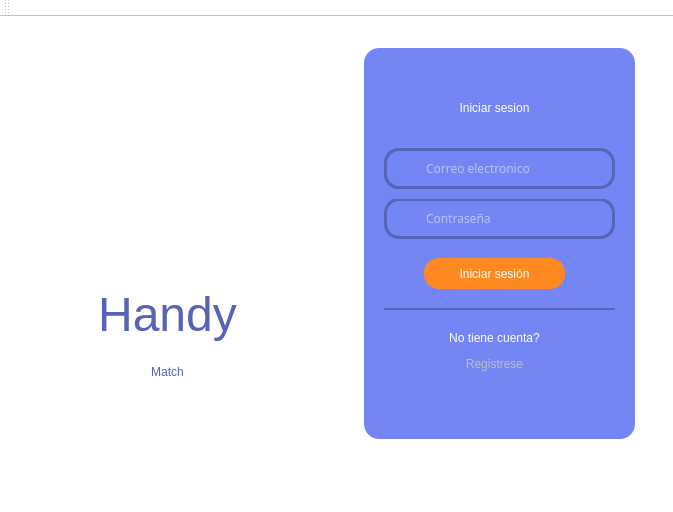
<?xml version="1.0" encoding="UTF-8"?>
<ui version="4.0">
 <class>MainWindowClass</class>
 <widget class="QMainWindow" name="MainWindowClass">
  <property name="geometry">
   <rect>
    <x>0</x>
    <y>0</y>
    <width>673</width>
    <height>512</height>
   </rect>
  </property>
  <property name="windowTitle">
   <string>MainWindow</string>
  </property>
  <property name="styleSheet">
   <string notr="true">background-color: rgb(255, 255, 255);</string>
  </property>
  <widget class="QWidget" name="centralWidget">
   <widget class="QWidget" name="widget_2" native="true">
    <property name="geometry">
     <rect>
      <x>0</x>
      <y>0</y>
      <width>681</width>
      <height>466</height>
     </rect>
    </property>
    <property name="sizePolicy">
     <sizepolicy hsizetype="Expanding" vsizetype="Expanding">
      <horstretch>0</horstretch>
      <verstretch>0</verstretch>
     </sizepolicy>
    </property>
    <layout class="QHBoxLayout" name="horizontalLayout_2">
     <item>
      <widget class="QWidget" name="widget_3" native="true">
       <widget class="QWidget" name="widget_10" native="true">
        <property name="geometry">
         <rect>
          <x>40</x>
          <y>240</y>
          <width>233</width>
          <height>171</height>
         </rect>
        </property>
        <layout class="QVBoxLayout" name="verticalLayout">
         <item>
          <widget class="QLabel" name="label_3">
           <property name="styleSheet">
            <string notr="true">font: 900 36pt &quot;Montserrat&quot;;</string>
           </property>
           <property name="text">
            <string>&lt;html&gt;&lt;head/&gt;&lt;body&gt;&lt;p align=&quot;center&quot;&gt;&lt;span style=&quot; font-size:36pt; color:#5663b6;&quot;&gt;Handy&lt;/span&gt;&lt;/p&gt;&lt;/body&gt;&lt;/html&gt;</string>
           </property>
           <property name="scaledContents">
            <bool>true</bool>
           </property>
          </widget>
         </item>
         <item>
          <widget class="QLabel" name="label_4">
           <property name="styleSheet">
            <string notr="true">font: 900 36pt &quot;Montserrat&quot;;</string>
           </property>
           <property name="text">
            <string>&lt;html&gt;&lt;head/&gt;&lt;body&gt;&lt;p align=&quot;center&quot;&gt;&lt;span style=&quot; color:#5663b6;&quot;&gt;Match&lt;/span&gt;&lt;/p&gt;&lt;p align=&quot;center&quot;&gt;&lt;br/&gt;&lt;/p&gt;&lt;/body&gt;&lt;/html&gt;</string>
           </property>
           <property name="scaledContents">
            <bool>true</bool>
           </property>
          </widget>
         </item>
        </layout>
       </widget>
       <widget class="QWidget" name="widget" native="true">
        <property name="geometry">
         <rect>
          <x>20</x>
          <y>10</y>
          <width>271</width>
          <height>221</height>
         </rect>
        </property>
        <widget class="QLabel" name="label">
         <property name="geometry">
          <rect>
           <x>40</x>
           <y>0</y>
           <width>211</width>
           <height>211</height>
          </rect>
         </property>
         <property name="text">
          <string/>
         </property>
         <property name="pixmap">
          <pixmap resource="MainWindow.qrc">:/prefijoNuevo/Logo.png</pixmap>
         </property>
         <property name="scaledContents">
          <bool>true</bool>
         </property>
        </widget>
       </widget>
       <zorder>widget</zorder>
       <zorder>widget_10</zorder>
      </widget>
     </item>
     <item>
      <widget class="QWidget" name="widget_9" native="true">
       <widget class="QWidget" name="FondoInisesion" native="true">
        <property name="geometry">
         <rect>
          <x>20</x>
          <y>20</y>
          <width>271</width>
          <height>391</height>
         </rect>
        </property>
        <property name="sizePolicy">
         <sizepolicy hsizetype="Expanding" vsizetype="Expanding">
          <horstretch>0</horstretch>
          <verstretch>0</verstretch>
         </sizepolicy>
        </property>
        <property name="styleSheet">
         <string notr="true">border-radius:15;
background-color: rgb(115, 134, 244);</string>
        </property>
        <widget class="QPushButton" name="pushButtonLogin">
         <property name="geometry">
          <rect>
           <x>60</x>
           <y>210</y>
           <width>141</width>
           <height>31</height>
          </rect>
         </property>
         <property name="mouseTracking">
          <bool>true</bool>
         </property>
         <property name="styleSheet">
          <string notr="true">QPushButton {
    border-radius: 15px;
    color: rgb(255, 255, 255);
    font: 900 9pt &quot;Montserrat&quot;;
    background-color: rgb(255, 137, 33);
    border: 3px solid #ff8921;
    selection-background-color: rgb(186, 100, 47);
}
QPushButton:hover {
    background-color: rgb(255, 160, 70);
    border: 3px solid #ffa94d; 
}
</string>
         </property>
         <property name="text">
          <string>Iniciar sesión</string>
         </property>
        </widget>
        <widget class="QLabel" name="label_2">
         <property name="geometry">
          <rect>
           <x>60</x>
           <y>280</y>
           <width>141</width>
           <height>20</height>
          </rect>
         </property>
         <property name="layoutDirection">
          <enum>Qt::LayoutDirection::LeftToRight</enum>
         </property>
         <property name="styleSheet">
          <string notr="true">color: rgb(255, 255, 255);
font: 300 9pt &quot;Montserrat&quot;;</string>
         </property>
         <property name="text">
          <string>&lt;html&gt;&lt;head/&gt;&lt;body&gt;&lt;p align=&quot;center&quot;&gt;No tiene cuenta?&lt;/p&gt;&lt;/body&gt;&lt;/html&gt;</string>
         </property>
        </widget>
        <widget class="QPushButton" name="pushButtonRegistro">
         <property name="geometry">
          <rect>
           <x>60</x>
           <y>300</y>
           <width>141</width>
           <height>31</height>
          </rect>
         </property>
         <property name="mouseTracking">
          <bool>true</bool>
         </property>
         <property name="styleSheet">
          <string notr="true">QPushButton {
    color: rgb(190, 190, 190);
    font: 600 9pt &quot;Montserrat&quot;;
    selection-color: rgb(186, 100, 47);
}
QPushButton:hover {
   color: rgb(220, 220, 220);
}
</string>
         </property>
         <property name="text">
          <string>Registrese</string>
         </property>
        </widget>
        <widget class="QFrame" name="frame">
         <property name="geometry">
          <rect>
           <x>20</x>
           <y>260</y>
           <width>231</width>
           <height>2</height>
          </rect>
         </property>
         <property name="styleSheet">
          <string notr="true">QFrame {
    background-color: #5663b6;
    max-height: 2px;
}</string>
         </property>
         <property name="frameShape">
          <enum>QFrame::Shape::HLine</enum>
         </property>
         <property name="frameShadow">
          <enum>QFrame::Shadow::Sunken</enum>
         </property>
         <property name="lineWidth">
          <number>1</number>
         </property>
        </widget>
        <widget class="QWidget" name="widget_6" native="true">
         <property name="geometry">
          <rect>
           <x>10</x>
           <y>30</y>
           <width>251</width>
           <height>171</height>
          </rect>
         </property>
         <widget class="QWidget" name="widget_5" native="true">
          <property name="geometry">
           <rect>
            <x>-10</x>
            <y>120</y>
            <width>271</width>
            <height>41</height>
           </rect>
          </property>
          <widget class="QWidget" name="widget_8" native="true">
           <property name="geometry">
            <rect>
             <x>0</x>
             <y>0</y>
             <width>271</width>
             <height>51</height>
            </rect>
           </property>
           <widget class="QLineEdit" name="lineEditContrasena">
            <property name="geometry">
             <rect>
              <x>60</x>
              <y>0</y>
              <width>191</width>
              <height>41</height>
             </rect>
            </property>
            <property name="font">
             <font>
              <family>Montserrat</family>
              <bold>false</bold>
             </font>
            </property>
            <property name="cursor">
             <cursorShape>IBeamCursor</cursorShape>
            </property>
            <property name="autoFillBackground">
             <bool>false</bool>
            </property>
            <property name="styleSheet">
             <string notr="true">border-top-left-radius: 0px;
border-bottom-left-radius: 0px;
border-top-right-radius: 15px;
border-bottom-right-radius: 15px;
border-right-color: rgb(120, 140, 255);
border-right: 3px solid #5663b6;
border-top:3px solid #5663b6;
border-bottom:3px solid #5663b6;
background-color: rgb(115, 134, 244);
color: white;
</string>
            </property>
            <property name="inputMethodHints">
             <set>Qt::InputMethodHint::ImhHiddenText</set>
            </property>
            <property name="text">
             <string/>
            </property>
            <property name="placeholderText">
             <string>Contraseña</string>
            </property>
           </widget>
           <widget class="QLabel" name="Candado">
            <property name="geometry">
             <rect>
              <x>20</x>
              <y>0</y>
              <width>41</width>
              <height>41</height>
             </rect>
            </property>
            <property name="styleSheet">
             <string notr="true">border-top-left-radius: 15px;
border-bottom-left-radius: 15px;
border-top-right-radius: 0px;
border-bottom-right-radius: 0px;
border-right:none;
background-color: rgb(115, 134, 244);
border-left: 3px solid #5663b6;
border-top: 3px solid #5663b6;
border-bottom: 3px solid #5663b6;


</string>
            </property>
            <property name="text">
             <string/>
            </property>
            <property name="pixmap">
             <pixmap resource="MainWindow.qrc">:/prefijoNuevo/cerrar.png</pixmap>
            </property>
            <property name="scaledContents">
             <bool>true</bool>
            </property>
            <property name="alignment">
             <set>Qt::AlignmentFlag::AlignBottom|Qt::AlignmentFlag::AlignHCenter</set>
            </property>
            <property name="margin">
             <number>6</number>
            </property>
           </widget>
          </widget>
         </widget>
         <widget class="QWidget" name="widget_4" native="true">
          <property name="geometry">
           <rect>
            <x>0</x>
            <y>60</y>
            <width>261</width>
            <height>61</height>
           </rect>
          </property>
          <widget class="QLineEdit" name="lineEditEmail">
           <property name="geometry">
            <rect>
             <x>50</x>
             <y>10</y>
             <width>191</width>
             <height>41</height>
            </rect>
           </property>
           <property name="font">
            <font>
             <family>Montserrat</family>
             <bold>false</bold>
            </font>
           </property>
           <property name="cursor">
            <cursorShape>IBeamCursor</cursorShape>
           </property>
           <property name="autoFillBackground">
            <bool>false</bool>
           </property>
           <property name="styleSheet">
            <string notr="true">border-top-left-radius: 0px;
border-bottom-left-radius: 0px;
border-top-right-radius: 15px;
border-bottom-right-radius: 15px;
border-right-color: rgb(120, 140, 255);
border-right: 3px solid #5663b6;
border-top:3px solid #5663b6;
border-bottom:3px solid #5663b6;
background-color: rgb(115, 134, 244);
color: white;
</string>
           </property>
           <property name="text">
            <string/>
           </property>
           <property name="placeholderText">
            <string>Correo electronico</string>
           </property>
          </widget>
          <widget class="QWidget" name="Correo_2" native="true">
           <property name="geometry">
            <rect>
             <x>10</x>
             <y>10</y>
             <width>41</width>
             <height>41</height>
            </rect>
           </property>
           <property name="sizePolicy">
            <sizepolicy hsizetype="Expanding" vsizetype="Expanding">
             <horstretch>0</horstretch>
             <verstretch>0</verstretch>
            </sizepolicy>
           </property>
           <property name="styleSheet">
            <string notr="true">border-top-left-radius: 15px;
border-bottom-left-radius: 15px;
border-top-right-radius: 0px;
border-bottom-right-radius: 0px;
border-right:none;
background-color: rgb(115, 134, 244);
border-left: 3px solid #5663b6;
border-top: 3px solid #5663b6;
border-bottom: 3px solid #5663b6;


</string>
           </property>
           <widget class="QLabel" name="Correo">
            <property name="geometry">
             <rect>
              <x>0</x>
              <y>0</y>
              <width>41</width>
              <height>41</height>
             </rect>
            </property>
            <property name="styleSheet">
             <string notr="true">border-top-left-radius: 15px;
border-bottom-left-radius: 15px;
border-top-right-radius: 0px;
border-bottom-right-radius: 0px;
border-right:none;
background-color: rgb(115, 134, 244);
border-left: 3px solid #5663b6;
border-top: 3px solid #5663b6;
border-bottom: 3px solid #5663b6;


</string>
            </property>
            <property name="text">
             <string/>
            </property>
            <property name="pixmap">
             <pixmap resource="MainWindow.qrc">:/prefijoNuevo/sobre.png</pixmap>
            </property>
            <property name="scaledContents">
             <bool>true</bool>
            </property>
            <property name="alignment">
             <set>Qt::AlignmentFlag::AlignBottom|Qt::AlignmentFlag::AlignHCenter</set>
            </property>
            <property name="margin">
             <number>6</number>
            </property>
            <property name="indent">
             <number>0</number>
            </property>
           </widget>
          </widget>
         </widget>
         <widget class="QLabel" name="Labelsesion">
          <property name="geometry">
           <rect>
            <x>-10</x>
            <y>10</y>
            <width>261</width>
            <height>41</height>
           </rect>
          </property>
          <property name="styleSheet">
           <string notr="true">font: 900 18pt &quot;Montserrat&quot;;</string>
          </property>
          <property name="text">
           <string>&lt;html&gt;&lt;head/&gt;&lt;body&gt;&lt;p&gt;&lt;span style=&quot; color:#ffffff;&quot;&gt;Iniciar sesion&lt;/span&gt;&lt;/p&gt;&lt;/body&gt;&lt;/html&gt;</string>
          </property>
          <property name="scaledContents">
           <bool>true</bool>
          </property>
          <property name="alignment">
           <set>Qt::AlignmentFlag::AlignCenter</set>
          </property>
         </widget>
        </widget>
        <widget class="QWidget" name="widget_7" native="true">
         <property name="geometry">
          <rect>
           <x>10</x>
           <y>200</y>
           <width>251</width>
           <height>161</height>
          </rect>
         </property>
        </widget>
        <zorder>widget_7</zorder>
        <zorder>widget_6</zorder>
        <zorder>pushButtonLogin</zorder>
        <zorder>label_2</zorder>
        <zorder>pushButtonRegistro</zorder>
        <zorder>frame</zorder>
       </widget>
      </widget>
     </item>
    </layout>
   </widget>
  </widget>
  <widget class="QMenuBar" name="menuBar">
   <property name="geometry">
    <rect>
     <x>0</x>
     <y>0</y>
     <width>673</width>
     <height>21</height>
    </rect>
   </property>
  </widget>
  <widget class="QToolBar" name="mainToolBar">
   <attribute name="toolBarArea">
    <enum>TopToolBarArea</enum>
   </attribute>
   <attribute name="toolBarBreak">
    <bool>false</bool>
   </attribute>
  </widget>
  <widget class="QStatusBar" name="statusBar"/>
 </widget>
 <layoutdefault spacing="6" margin="11"/>
 <resources>
  <include location="MainWindow.qrc"/>
 </resources>
 <connections/>
</ui>
